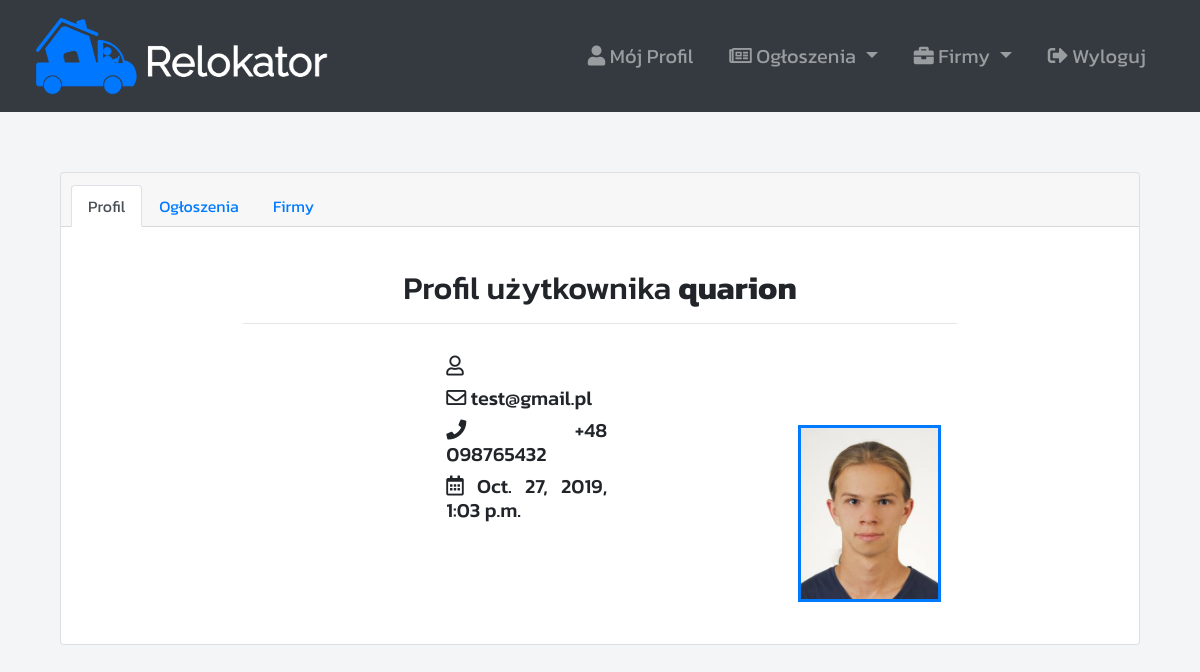
The page /accounts/quarion/info on the database as committed earlier.
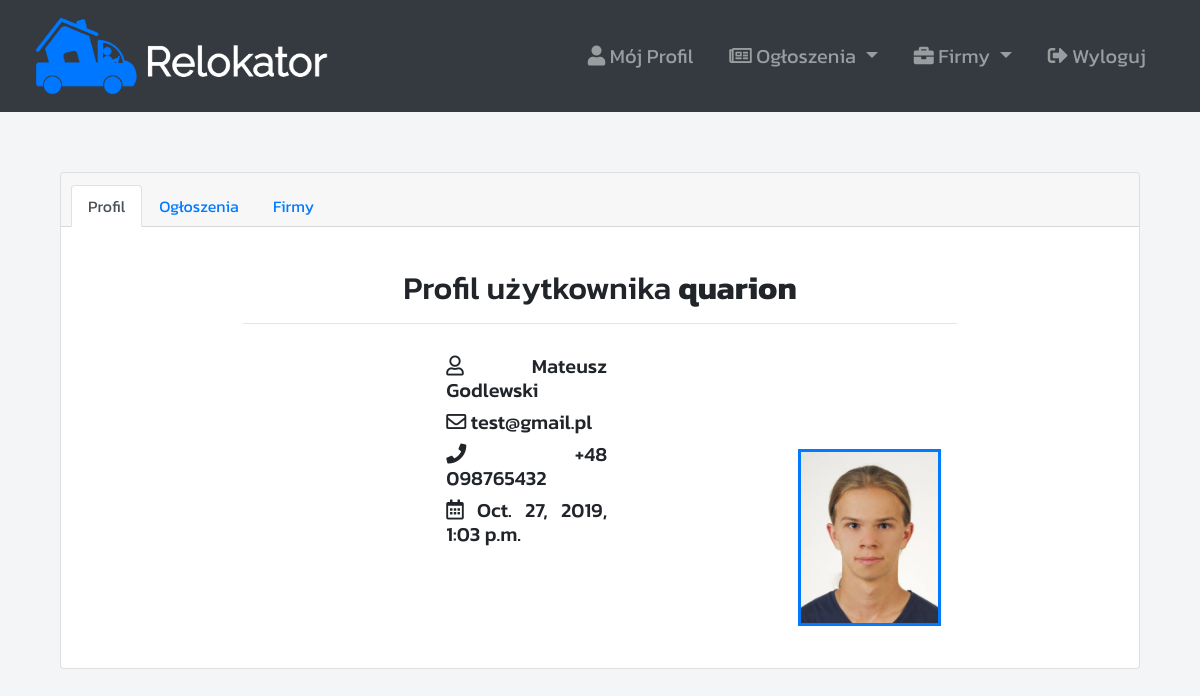
The same page on the database as committed later.
### accounts/models.py (models this page shows)
class Account(AbstractUser):
    username = models.CharField(max_length=50, unique=True, verbose_name="Nazwa użytkownika")
    first_name = models.CharField(max_length=100, unique=False, blank=False, verbose_name="Imię")
    last_name = models.CharField(max_length=100, unique=False, blank=True, verbose_name="Nazwisko")
    join_date = models.DateTimeField(default=timezone.now)
    email = models.EmailField(max_length=100, unique=True, verbose_name="E-mail")
    phone_number = models.CharField(max_length=20, unique=True, blank=False, verbose_name="Numer telefonu")
    profile_image = models.ImageField(upload_to='profile_images/', blank=True, null=True, verbose_name="Zdjęcie profilowe")
    USERNAME_FIELD = 'username'
    REQUIRED_FIELDS = ['first_name', 'email', 'phone_number']

### accounts/views.py (the view)
# urls.py: path('<str:account_id>/info', account_info_view),
def account_info_view(request, account_id):
    template_name = "accounts/account-info.html"
    user = Account.objects.get(username=account_id)
    qs = Advert.objects.filter(Q(user=user))
    context = {
        "title": f"Profil użytkownika {account_id}",
        "username": account_id,
        "user": user,
    }
    return render(request, template_name, context)

### adverts/models.py (called while the page is built)
    def get_queryset(self):
        return AdvertQuerySet(self.model, using=self._db)

### accounts/templates/accounts/account-info.html (shortened to what this page needs)
{% extends 'website/base.html' %}
{% block content %}
    <div class="card text-center" style="margin:5%;">
        <div class="card-header">
            <ul class="nav nav-tabs card-header-tabs">
                <li class="nav-item">
                    <a class="nav-link active" href="info">Profil</a>
                </li>
                <li class="nav-item">
                    <a class="nav-link" href="adverts">Ogłoszenia</a>
                </li>
                <li class="nav-item">
                    <a class="nav-link" href="companies">Firmy</a>
                </li>
            </ul>
        </div>
        <div id="account-info-body" class="card-body">
            <h2>Profil użytkownika <b>{{user.username}}</b></h2>
            <hr>
            <div id="account-info-div-data">
                <div id="account-info-data">
                    <h5><span class="far fa-user"></span>&#9; {{user.first_name}} {{user.last_name}}</h5>
                    <h5><span class="far fa-envelope"></span>&#9; {{user.email}}</h5>
                    <h5><span class="fas fa-phone"></span>&#9; +48 {{user.phone_number}}</h5>
                    <h5><span class="far fa-calendar-alt"></span>&#9; {{user.join_date}}</h5>
                </div>
            </div>
            <div id="account-info-div-image">
                {% if user.profile_image %}
                    <img src="{{user.profile_image.url}}" width="100%" height="auto">
                {% endif %}
            </div>
        </div>
    </div>
{% endblock  %}

### website/templates/website/base.html (shortened to what this page needs)
<!doctype html>
{% load static %}
<html lang="pl">
  <head>
    <link rel="stylesheet" href="https://stackpath.bootstrapcdn.com/bootstrap/4.3.1/css/bootstrap.min.css">
    <link rel="stylesheet" href="{% static 'website/css/style.css' %}">
  </head>
  <body id="body">
    {% include 'website/navbar.html' %}
    <div id='main-container' class='container-fluid'>
      {% block content %}{% endblock  %}
    </div>
  </body>
</html>

### website/templates/website/navbar.html (shortened to what this page needs)
{% load static %}
<link rel="stylesheet" href="https://use.fontawesome.com/releases/v5.5.0/css/all.css">
<link rel="stylesheet" href="https://maxcdn.bootstrapcdn.com/bootstrap/4.1.3/css/bootstrap.min.css">
<nav class="navbar navbar-expand-md navbar-dark bg-dark sticky-top" style="padding:1% 3% 1% 3%;">
  <a class="navbar-brand" href="/"><img src="{% static 'website/images/logo.png' %}"></a>
  <div id="navb" class="navbar-collapse collapse hide">
    <ul id="navbar-menu" class="nav navbar-nav ml-auto" style="font-size:20px;">
      {% if user.is_authenticated%}
          <li class="nav-item">
            <a class="nav-link" href="/accounts/{{request.user}}/info"><span class="fas fa-user"></span> Mój Profil</a>
          </li>
          <li class="nav-item dropdown">
            <a class="nav-link dropdown-toggle" href="#" id="navbarDropdown" role="button" data-toggle="dropdown" aria-haspopup="true" aria-expanded="false">
              <span class="far fa-newspaper"></span> Ogłoszenia
            </a>
          </li>
          <li class="nav-item dropdown">
            <a class="nav-link dropdown-toggle" href="#" id="navbarDropdown" role="button" data-toggle="dropdown" aria-haspopup="true" aria-expanded="false">
              <span class="fa fa-briefcase"></span> Firmy
            </a>
          </li>
          <li class="nav-item">
            <a class="nav-link" href="{% url 'logout' %}"><span class="fas fa-sign-out-alt"></span> Wyloguj</a>
          </li>
      {% endif %}
    </ul>
  </div>
</nav>

### website/static/website/css/style.css (style rules this page uses)
* { font-family: 'Kanit', sans-serif; }
#body { background-color: #F4F5F7; }
#main-container { background-color: #F4F5F7; padding: 0; }
#account-info-body { text-align: center; margin-left: 15%; margin-right: 15%; margin-top: 2%; margin-bottom: 2%; }
#account-info-div-data { width: 75%; margin-top: 2%; display: inline-block; text-align: justify; text-justify: inter-word; }
#account-info-div-image { width: 20%; margin-top: 2%; display: inline-block; border-style: solid; border-color: #007bff; }
#account-info-data { width: 30%; margin: auto; }
.navbar-nav > li { margin-left:10px; margin-right:10px; }

Rows that differ between the two databases and show on the page:
changed Account "quarion": first_name (not shown) → "Mateusz"; last_name (not shown) → "Godlewski"
